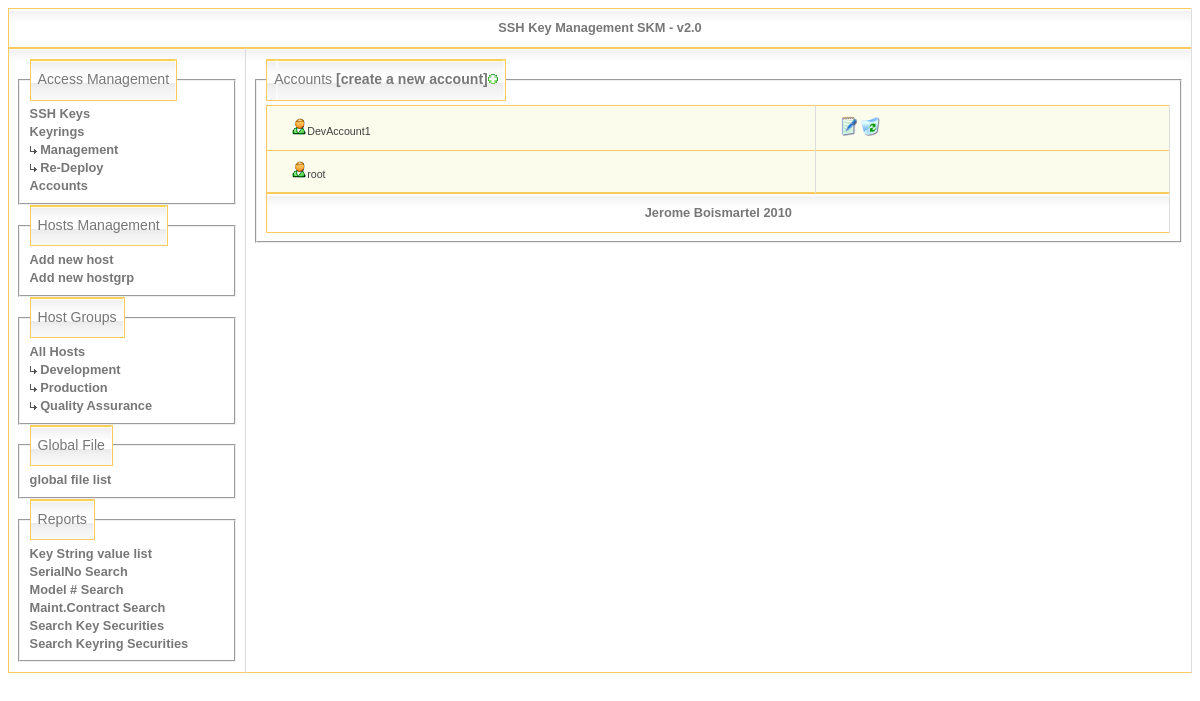
The page /accounts.php on the database its author committed.
### tables this page shows
CREATE TABLE IF NOT EXISTS `groups` (
  `id` int(11) NOT NULL auto_increment,
  `name` varchar(255) NOT NULL default '',
  PRIMARY KEY  (`id`)
);

CREATE TABLE IF NOT EXISTS `accounts` (
  `id` int(11) NOT NULL auto_increment,
  `name` varchar(20) NOT NULL default '',
  PRIMARY KEY  (`id`)
);

### accounts.php (the view, shortened to what this page needs)
<?php
include('MyFunctions.inc.php');
if (isset($_GET["id"])) $id = $_GET["id"]; else $id = "";
if( empty($id) )
{
?>
<html>
<head>
</head>
<body>
<?php start_main_frame(); ?>
<?php start_left_pane(); ?>
<?php display_menu(); ?>
<?php end_left_pane(); ?>
<?php start_right_pane(); ?>
   <fieldset><legend>Accounts <a href="accounts_setup.php">[create a new account]<img src='images/add.gif' border='0'></a></legend>
   <table class='detail'>
    <?php
    $result = mysql_query( "SELECT * FROM `accounts` ORDER BY `name`" )
                         or die (mysql_error()."<br>Couldn't execute query: $query");
    $nr = mysql_num_rows( $result );
    if(empty($nr)) {
      echo("<tr><td class='detail1'>No Account found</td><td class='detail2'></td></tr>\n");
    }
    else {
      while( $row = mysql_fetch_array( $result ))
      {
        $name = $row["name"];
        $id = $row["id"];
        echo("<tr>\n");
	echo("  <td class='detail1'><img src='images/mister.gif'>$name</td>\n");
	echo("  <td class='detail1'>");
	if($id > 1)
	{
	  echo("<a href='accounts_setup.php?id=$id'><img src=\"images/edit.gif\" border=0 alt=\"Edit\"></a> <a href='accounts.php?id=$id&action=delete'><img src=\"images/delete.gif\" border=0 alt=\"Delete\"></a>");
	}
	echo("</td>\n");
	echo("</tr>\n");
      }
    }
    ?>
  </fieldset>
<? end_right_pane(); ?>
<? end_main_frame(); ?>
</body>
</html>
  <?php
}
?>

### MyFunctions.inc.php (shortened to what this page needs)
<?php
function start_main_frame(){
    echo("<table><th><center>SSH Key Management SKM - v2.0</center></th></table>\n");
    echo("<table width='100%'>\n");
    echo("  <tr valign='top'>\n");
}
function end_main_frame(){
    echo("  </tr>\n");
    echo("</table>\n");
    echo("<table><th><center>Jerome Boismartel 2010</center></th></table>\n");
}
function start_left_pane(){
    echo("    <td width='20%'>\n");
}
function end_left_pane(){
    echo("    </td>\n");
}
function start_right_pane(){
    echo("    <td width='80%'>\n");
}
function end_right_pane(){
    echo("    </td>\n");
}
function display_menu(){
    echo("      <fieldset><legend>Access Management</legend>\n");
    echo("        <a href='keys.php'>SSH Keys</a><br>\n");
    echo("        <a href='keyrings.php'>Keyrings</a><br>\n");
    echo("        <a href='keyrings.php'><img src='images/arrowbright.gif'> Management</a><br>\n");
    echo("        <a href='choose_keyring.php'><img src='images/arrowbright.gif'> Re-Deploy</a><br>\n");
    echo("        <a href='accounts.php'>Accounts</a><br>\n");
    echo("      </fieldset>\n");
    echo("      <fieldset><legend>Hosts Management</legend>\n");
    echo("        <a href='hosts_setup.php'>Add new host</a><br>\n");
    echo("        <a href='groups.php'>Add new hostgrp</a><br>\n");
    echo("      </fieldset>\n");
    echo("      <fieldset><legend>Host Groups</legend>\n");
	echo("        <a href='show_all_hosts.php'>All Hosts</a><br>\n");
        $hostgroup = mysql_query( "SELECT * FROM `groups` ORDER BY `name`" )
                         or die (mysql_error()."<br>Couldn't execute query: $query");
        $hostgroup_nr = mysql_num_rows( $hostgroup );
        if (!empty($hostgroup_nr)) {
              while( $hostgroup_row = mysql_fetch_array( $hostgroup ))
              {
                        $name = $hostgroup_row["name"];
                        $id_hostgroup = $hostgroup_row["id"];
		echo("          <a href=\"hosts-view.php?id_hostgroup=$id_hostgroup\"><img src='images/arrowbright.gif'> $name</a><br>\n");
                }
        }
    echo("      </fieldset>\n");
    echo("      <fieldset><legend>Global File</legend>\n");
    echo("        <a href='globalfile.php'>global file list</a><br>\n");
    echo("      </fieldset>\n");
    echo("      <fieldset><legend>Reports</legend>\n");
    echo("        <a href='view_keys.php'>Key String value list</a><br>\n");
    echo("        <a href='serial_search.php'>SerialNo Search</a><br>\n");
    echo("        <a href='model_search.php'>Model # Search</a><br>\n");
    echo("        <a href='contract_search.php'>Maint.Contract Search</a><br>\n");
    echo("        <a href='search_key_securities.php'>Search Key Securities</a><br>\n");
    echo("        <a href='search_keyring_securities.php'>Search Keyring Securities</a><br>\n");
    echo("      </fieldset>\n");
}
?>

### skm.css (style rules this page uses)
table { width: 100%; border-collapse:collapse; border:1px solid #FFCA5E; }
legend { font-size: 1.1em; line-height: 1.4em; font-family: Arial, Helvetica, sans-serif; color: #777777; padding: 10px 7px; text-align: left; background: url('images/bg_caption_clean.jpg') right top; border: 1px solid #FFCA5E; }
tbody tr { background: url('images/bg_td1.jpg') repeat-x top; line-height: 0.8em; }
tbody th,td { font-size: 0.8em; line-height: 1.4em; font-family: Arial, Helvetica, sans-serif; color: #777777; padding: 10px 7px; border-top: 1px solid #FFCA5E; border-right: 1px solid #DDDDDD; text-align: left; }
a { color: #777777; font-weight: bold; text-decoration: none; }
img { border: none; }
table.detail td.detail1 { border-bottom: 1px #6699CC dotted; text-align: left; font-size: 8pt; color: #404040; background-color: #fcfcec; padding-left: 25px; line-height : 12pt; }

### rows shown on the page
groups: name "Development"
groups: name "Production"
groups: name "Quality Assurance"
accounts: name "DevAccount1"
accounts: name "root"
